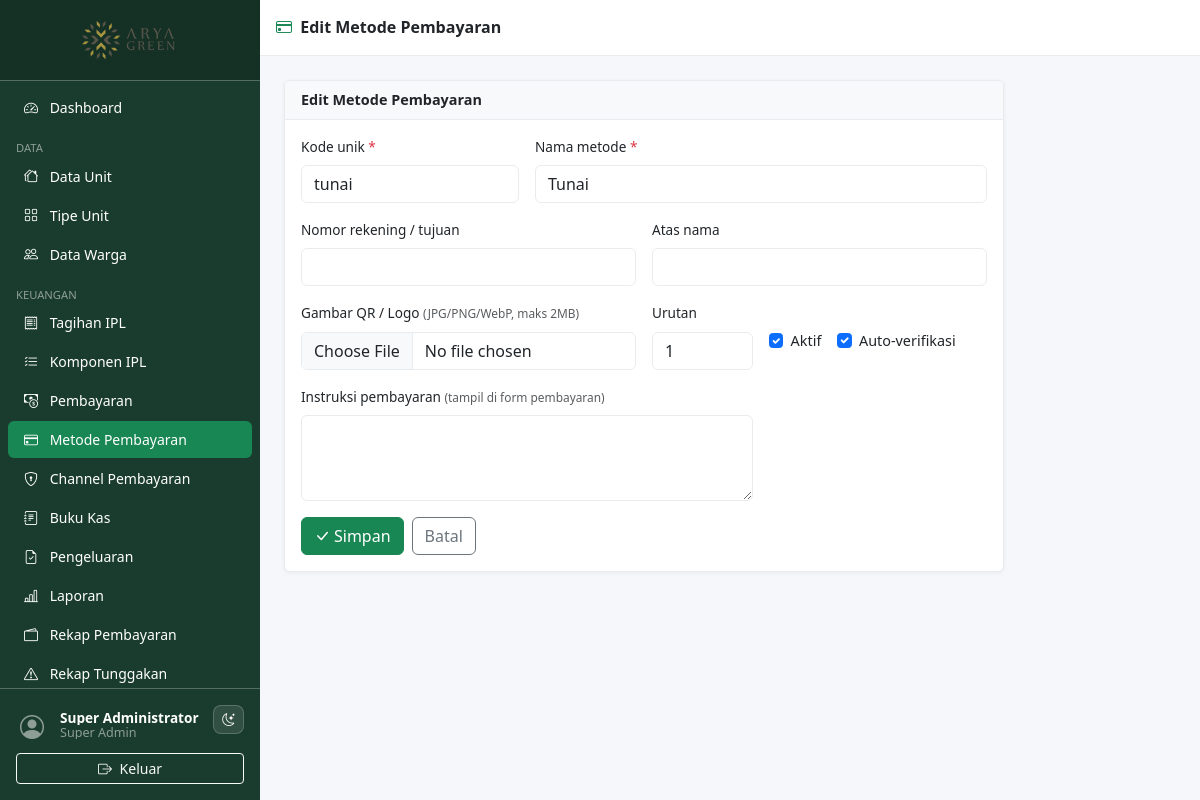
/pages/payment_methods/form.php?id=1 (signed in), run on the app's committed database.
### tables this page shows
CREATE TABLE `payment_methods` (
  `id`           INT UNSIGNED AUTO_INCREMENT PRIMARY KEY,
  `code`         VARCHAR(30)  NOT NULL UNIQUE,
  `name`         VARCHAR(100) NOT NULL,
  `account_no`   VARCHAR(50)  DEFAULT NULL,
  `account_name` VARCHAR(100) DEFAULT NULL,
  `qr_image`     VARCHAR(255) DEFAULT NULL,
  `instructions` TEXT DEFAULT NULL,
  `auto_verify`  TINYINT(1)   NOT NULL DEFAULT 0,
  `is_active`    TINYINT(1)   NOT NULL DEFAULT 1,
  `sort_order`   INT          NOT NULL DEFAULT 0,
  `created_at`   TIMESTAMP DEFAULT CURRENT_TIMESTAMP,
  `updated_at`   TIMESTAMP DEFAULT CURRENT_TIMESTAMP ON UPDATE CURRENT_TIMESTAMP
);

### includes/functions.php (called while the page is built, shortened)
<?php
function e(mixed $v): string {
    return htmlspecialchars((string)$v, ENT_QUOTES | ENT_SUBSTITUTE, 'UTF-8');
}

### pages/payment_methods/form.php (the view, shortened to what this page needs)
<?php
require_once __DIR__ . '/../../includes/functions.php';
$db = db();
$id = (int)($_GET['id'] ?? 0);
$editing = $id > 0;
if ($editing) {
    $stmt = $db->prepare('SELECT * FROM payment_methods WHERE id=?');
    $stmt->bind_param('i', $id);
    $stmt->execute();
    $method = $stmt->get_result()->fetch_assoc();
} else {
    require_permission('payment_methods.manage');
    $method = [];
}
$page_title = $editing ? 'Edit Metode Pembayaran' : 'Tambah Metode Pembayaran';
include __DIR__ . '/../../includes/header.php';
include __DIR__ . '/../../includes/sidebar.php';
?>
<div class="content-wrapper">
  <div class="topbar d-flex align-items-center px-3 gap-2"><h6 class="mb-0 fw-semibold"><i class="bi bi-credit-card me-1 text-success"></i> <?= e($page_title) ?></h6></div>
  <div class="main-content">
    <div class="card" style="max-width:720px"><div class="card-header"><?= e($page_title) ?></div><div class="card-body">
      <form method="POST" enctype="multipart/form-data">
        <div class="row g-3">
          <div class="col-md-4"><label class="form-label">Kode unik <span class="text-danger">*</span></label><input name="code" class="form-control" maxlength="30" pattern="[a-z0-9_-]{2,30}" required value="<?= e($method['code'] ?? '') ?>" placeholder="contoh: transfer-bca"></div>
          <div class="col-md-8"><label class="form-label">Nama metode <span class="text-danger">*</span></label><input name="name" class="form-control" maxlength="100" required value="<?= e($method['name'] ?? '') ?>" placeholder="contoh: Transfer BCA"></div>
          <div class="col-md-6"><label class="form-label">Nomor rekening / tujuan</label><input name="account_no" class="form-control" maxlength="50" value="<?= e($method['account_no'] ?? '') ?>"></div>
          <div class="col-md-6"><label class="form-label">Atas nama</label><input name="account_name" class="form-control" maxlength="100" value="<?= e($method['account_name'] ?? '') ?>"></div>
          <div class="col-md-6"><label class="form-label">Gambar QR / Logo <small class="text-muted">(JPG/PNG/WebP, maks 2MB)</small></label><input type="file" name="qr_image" class="form-control" accept="image/jpeg,image/png,image/webp"></div>
          <div class="col-md-2"><label class="form-label">Urutan</label><input type="number" name="sort_order" min="0" class="form-control" value="<?= e((string)($method['sort_order'] ?? 0)) ?>"></div>
          <div class="col-md-4 d-flex align-items-end gap-3 pb-2">
            <div class="form-check mb-2"><input type="checkbox" id="active" name="is_active" class="form-check-input" <?= !isset($method['is_active']) || $method['is_active'] ? 'checked' : '' ?>><label for="active" class="form-check-label">Aktif</label></div>
            <div class="form-check mb-2"><input type="checkbox" id="auto_verify" name="auto_verify" class="form-check-input" <?= !empty($method['auto_verify']) ? 'checked' : '' ?>><label for="auto_verify" class="form-check-label">Auto-verifikasi</label></div>
          </div>
          <div class="col-md-8"><label class="form-label">Instruksi pembayaran <small class="text-muted">(tampil di form pembayaran)</small></label><textarea name="instructions" class="form-control" rows="3"><?= e($method['instructions'] ?? '') ?></textarea></div>
        </div>
        <div class="mt-3 d-flex gap-2"><button class="btn btn-success"><i class="bi bi-check-lg me-1"></i>Simpan</button><a href="index.php" class="btn btn-outline-secondary">Batal</a></div>
      </form>
    </div></div>
  </div>
</div>
<?php include __DIR__ . '/../../includes/footer.php'; ?>

### assets/css/style.css (style rules this page uses)
:root { --sidebar-width: 260px; --sidebar-bg: #1a3c2e; --sidebar-hover: #2d6a4f; --topbar-height: 56px; --page-bg: #f5f7fa; --surface: #ffffff; --surface-muted: #f8f9fa; --border-color: #e9ecef; --text-color: #212529; --muted-color: #6c757d; }
body { background: var(--page-bg); color: var(--text-color); font-size: .9rem; }
.content-wrapper { margin-left: var(--sidebar-width); width: calc(100% - var(--sidebar-width)); min-height: 100vh; display: flex; flex-direction: column; }
.topbar { height: var(--topbar-height); background: var(--surface); border-bottom: 1px solid var(--border-color); color: var(--text-color); position: sticky; top: 0; z-index: 1030; }
.main-content { flex: 1; padding: 1.5rem; }
.card { border: 1px solid var(--border-color); background: var(--surface); box-shadow: 0 1px 4px rgba(0,0,0,.06); }
.card-header { background: var(--surface-muted); border-bottom: 1px solid var(--border-color); font-weight: 600; }
.form-label { font-weight: 500; font-size: .85rem; }
.form-control, .form-select { background: var(--surface); border-color: var(--border-color); color: var(--text-color); }

### data on the page
payment_methods: code "tunai", name "Tunai", sort_order "1", is_active "☑", auto_verify "☑"

### other printed values
$current_user['name'] "Super Administrator"
str_replace('_',' ', $current_user['role'] ?? '') "Super Admin"
$page_title "Edit Metode Pembayaran"
